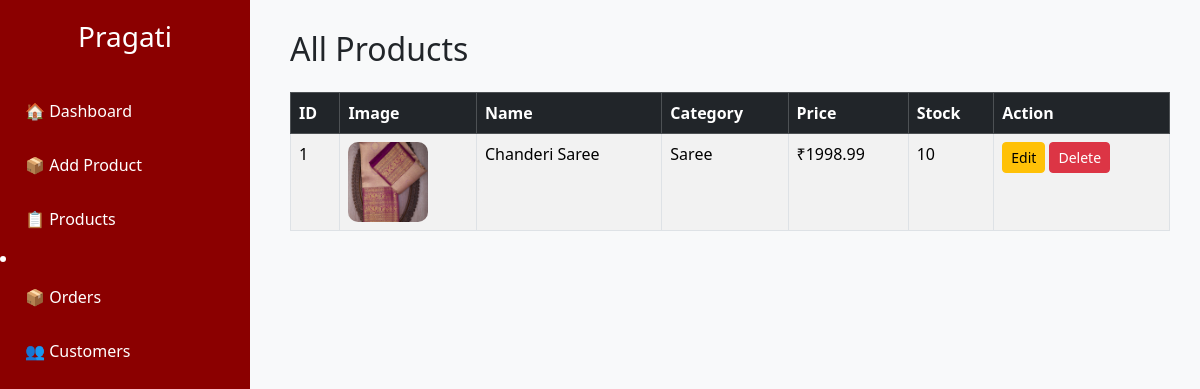
Before: /admin/products with the older database file.
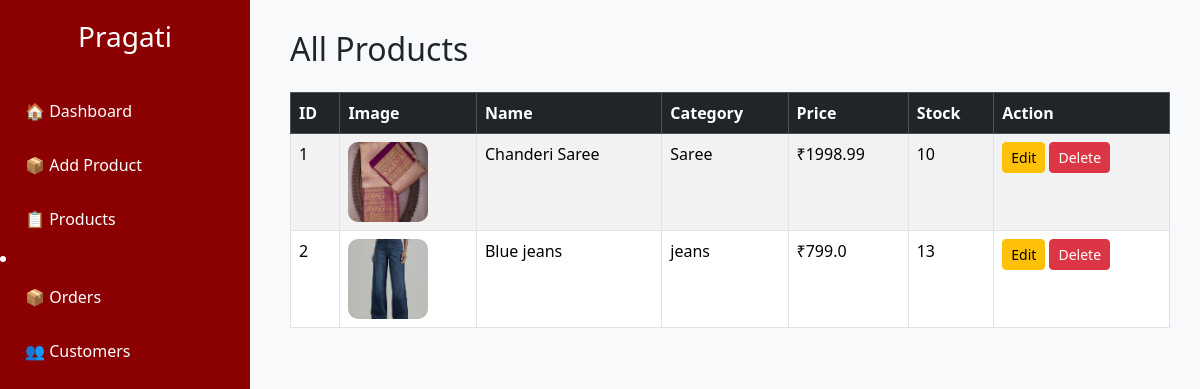
After: the same page with the newer database file.
### models.py (models this page shows)
class Product(db.Model):
    id = db.Column(db.Integer, primary_key=True)
    name = db.Column(db.String(100), nullable=False)
    category = db.Column(db.String(50))
    price = db.Column(db.Float)
    stock = db.Column(db.Integer)
    image = db.Column(db.String(255), nullable=True)
    description = db.Column(db.Text)
    is_new = db.Column(db.Boolean, default=True)

### app.py (the view)
@app.route("/admin/products")
def products():
    all_products = Product.query.all()
    return render_template(
        "admin/products.html",
        products=all_products
    )

### templates/admin/products.html (shortened to what this page needs)
{% extends "admin/base_admin.html" %}
{% block content %}
<h2>All Products</h2>
<table class="table table-bordered table-striped mt-4">
    <thead class="table-dark">
            <tr>
                <th>ID</th>
                <th>Image</th>
                <th>Name</th>
                <th>Category</th>
                <th>Price</th>
                <th>Stock</th>
                <th>Action</th>
            </tr>
    </thead>
    <tbody>
    {% for product in products %}
        <tr>
            <td>{{ product.id }}</td>
                <td>
                {% if product.image %}
                <img
                src="{{ url_for('static', filename='uploads/' + product.image) }}"
                width="80"
                height="80"
                style="object-fit:cover;border-radius:10px;">
                {% else %}
                No Image
                {% endif %}
                </td>
            <td>{{ product.name }}</td>
            <td>{{ product.category }}</td>
            <td>₹{{ product.price }}</td>
            <td>{{ product.stock }}</td>
            <td>
               <a href="{{ url_for('edit_product', id=product.id) }}"
   class="btn btn-warning btn-sm">
    Edit
</a>
                <a href="{{ url_for('delete_product', id=product.id) }}"
                    class="btn btn-danger btn-sm"
                    onclick="return confirm('Are you sure you want to delete this product?')">
                     Delete
                </a>
            </td>
        </tr>
    {% endfor %}
    </tbody>
</table>
{% endblock %}

Changed rows visible on the page:
added Product: id "2", image (picture), name "Blue jeans", category "jeans", price "799.0", stock "13"
